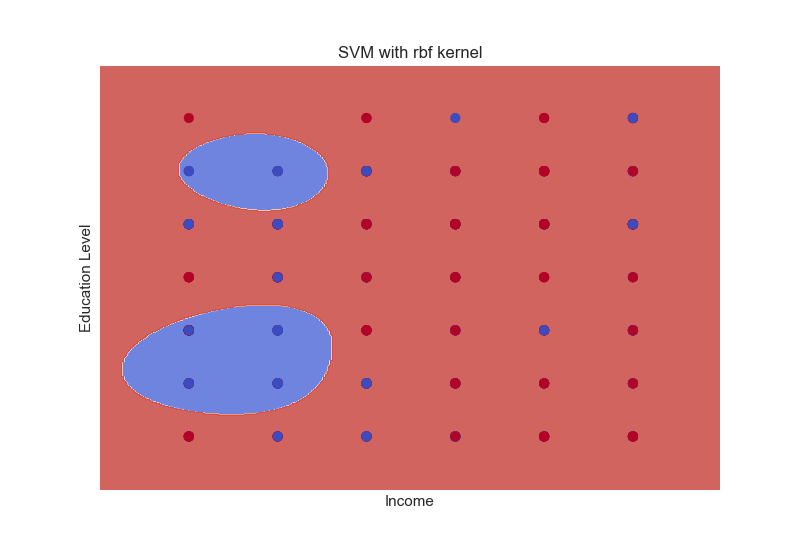

Source code (Python):
from sklearn import svm
import pandas as pd
import numpy as np
from matplotlib import pyplot as plt

import sys
sys.path.append('../')
import preprocess

filename = '../data/train.csv'
dataset = preprocess.transform(filename)
#dataset = preprocess.fill_missing(dataset,strategy = 'most_frequent',isClassified = False)

X = dataset['data']
y = dataset['target']

# drop NaN
total = (pd.concat([X, y], axis=1))
total = total.dropna()

#X = total.drop('Happy',1)
total = total[['Income','EducationLevel','Happy']].dropna()
total = preprocess.fill_missing(total,strategy = 'most_frequent',isClassified = False)

y = total['Happy']
X = total[['Income','EducationLevel']]
X = np.array(X)
y = np.array(y)

# train svm model
'''
svm_model = svm.SVC(kernel='rbf')
svm_model = svm_model.fit(X,y)
y_predict_svm = svm_model.predict(X)
'''

C = 1.0  # SVM regularization parameter
#svc = svm.SVC(kernel='linear', C=C).fit(X, y)
rbf_svc = svm.SVC(kernel='rbf').fit(X, y)
#poly_svc = svm.SVC(kernel='poly', degree=3, C=C).fit(X, y)
#lin_svc = svm.LinearSVC(C=C).fit(X, y)

#print(svc.score(X,y))
#print(rbf_svc.score(X,y))
#print(poly_svc.score(X,y))
#print(lin_svc.score(X,y))

h = 0.02  # step size in the mesh

# create a mesh to plot in
x_min, x_max = np.min(X[:, 0]) - 1, np.max(X[:, 0]) + 1
y_min, y_max = np.min(X[:, 1]) - 1, np.max(X[:, 1]) + 1

xx, yy = np.meshgrid(np.arange(x_min, x_max, h),
                     np.arange(y_min, y_max, h))

# title for the plots
titles ='SVM with rbf kernel'



Z = rbf_svc.predict(np.c_[xx.ravel(), yy.ravel()])

# Put the result into a color plot
Z = Z.reshape(xx.shape)
plt.contourf(xx, yy, Z, cmap=plt.cm.coolwarm, alpha=0.8)

# Plot also the training points
plt.scatter(X[:, 0], X[:, 1], c=y, cmap=plt.cm.coolwarm)
plt.xlabel('Income')
plt.ylabel('Education Level')
plt.xlim(xx.min(), xx.max())
plt.ylim(yy.min(), yy.max())
plt.xticks(())
plt.yticks(())
plt.title(titles)
plt.savefig('SVM_visual')
plt.show()